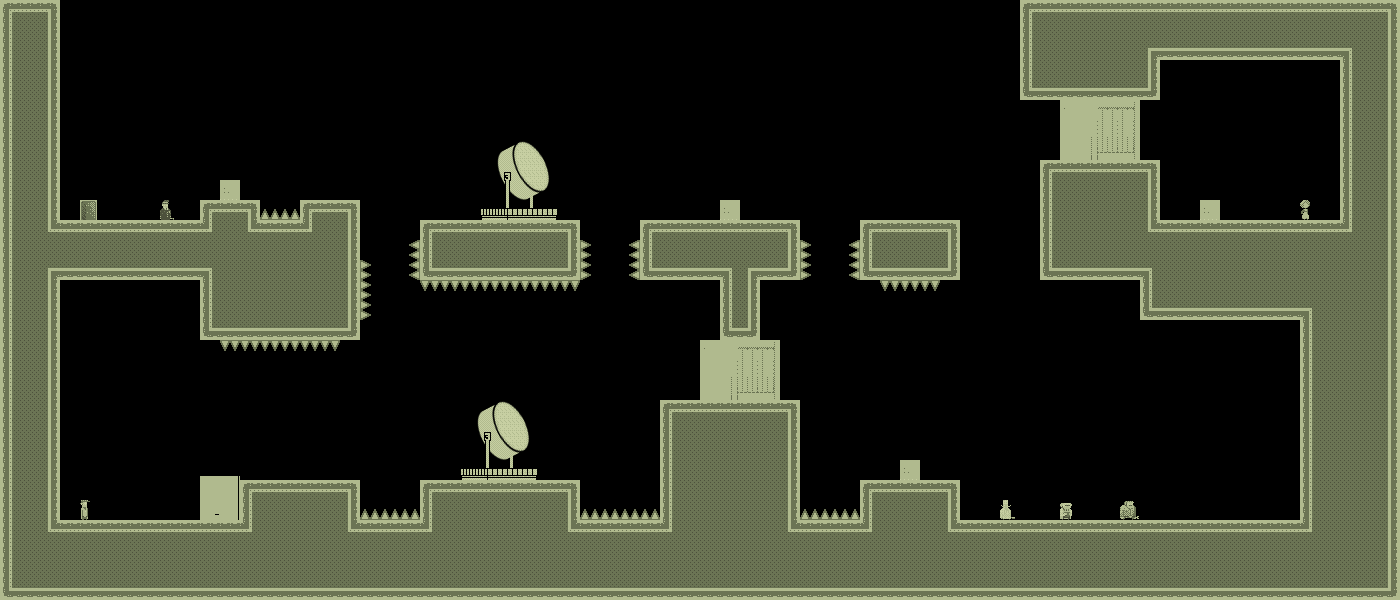

A level layout from a 2D game, rendered from its tile map. Below: a short description, then the map file with tile-grid data replaced by summaries:
An orthogonal 70x30 tile map with 20x20 px tiles, 1 tile layer (bg) and 1 object.

<map version="1.0" orientation="orthogonal" width="70" height="30" tilewidth="20" tileheight="20">
 <tileset firstgid="1" name="tiles_military" tilewidth="20" tileheight="20">
  <image source="../../../../../SuperLemonadeFactory1989Content/Lemonade/tiles_military.png" width="400" height="400" />
  <terraintypes>
   <terrain name="solid" tile="151" />
   <terrain name="hollow" tile="94" />
  </terraintypes>
  <tile id="8" terrain=",,,1" />
  <tile id="9" terrain=",,1,1" />
  <tile id="10" terrain=",,1,1" />
  <tile id="11" terrain=",,1,1" />
  <tile id="12" terrain=",,1,1" />
  <tile id="13" terrain=",,1,1" />
  <tile id="14" terrain=",,1," />
  <tile id="15" terrain="1,1,1," />
  <tile id="16" terrain="1,1,,1" />
  <tile id="28" terrain=",1,,1" />
  <tile id="34" terrain="1,,1," />
  <tile id="35" terrain="1,,1,1" />
  <tile id="36" terrain=",1,1,1" />
  <tile id="48" terrain=",1,,1" />
  <tile id="54" terrain="1,,1," />
  <tile id="68" terrain=",1,,1" />
  <tile id="74" terrain="1,,1," />
  <tile id="88" terrain=",1,,1" />
  <tile id="94" terrain="1,,1," />
  <tile id="108" terrain=",1,,1" />
  <tile id="114" terrain="1,,1," />
  <tile id="128" terrain=",1,," />
  <tile id="129" terrain="1,1,," />
  <tile id="130" terrain="1,1,," />
  <tile id="131" terrain="1,1,," />
  <tile id="132" terrain="1,1,," />
  <tile id="133" terrain="1,1,," />
  <tile id="134" terrain="1,,," />
  <tile id="148" terrain=",,,0" />
  <tile id="149" terrain=",,0,0" />
  <tile id="150" terrain=",,0," />
  <tile id="151" terrain="0,0,0," />
  <tile id="152" terrain="0,0,," />
  <tile id="153" terrain="0,0,,0" />
  <tile id="168" terrain=",0,,0" />
  <tile id="170" terrain="0,,0," />
  <tile id="171" terrain="0,,0," />
  <tile id="173" terrain=",0,,0" />
  <tile id="188" terrain=",0,," />
  <tile id="189" terrain="0,0,," />
  <tile id="190" terrain="0,,," />
  <tile id="191" terrain="0,,0,0" />
  <tile id="192" terrain=",,0,0" />
  <tile id="193" terrain=",0,0,0" />
  <tile id="194" terrain="0,0,0,0" />
  <tile id="195" terrain="1,1,1,1" />
  <tile id="356">
   <properties>
    <property name="LargeCrate" value="" />
   </properties>
  </tile>
  <tile id="380">
   <properties>
    <property name="Andre" value="" />
   </properties>
  </tile>
  <tile id="381">
   <properties>
    <property name="Liselot" value="" />
   </properties>
  </tile>
  <tile id="382">
   <properties>
    <property name="Amsterdaam" value="" />
   </properties>
  </tile>
  <tile id="383">
   <properties>
    <property name="Worker" value="" />
   </properties>
  </tile>
  <tile id="384">
   <properties>
    <property name="Inspector" value="" />
   </properties>
  </tile>
  <tile id="385">
   <properties>
    <property name="Chef" value="" />
   </properties>
  </tile>
  <tile id="386">
   <properties>
    <property name="Exit" value="" />
   </properties>
  </tile>
  <tile id="387">
   <properties>
    <property name="Trampoline" value="" />
   </properties>
  </tile>
  <tile id="388">
   <properties>
    <property name="SmallCrate" value="" />
   </properties>
  </tile>
  <tile id="389">
   <properties>
    <property name="SugarBag" value="" />
   </properties>
  </tile>
 </tileset>
 <layer name="bg" width="70" height="30">
  <data>[2100 cells, 953 non-empty, 74 distinct tile ids]</data>
 </layer>
 <objectgroup name="boxes" width="70" height="30">
  <object x="980" y="220">
   <polyline points="20,0 20,220 60,220" />
  </object>
 </objectgroup>
</map>
